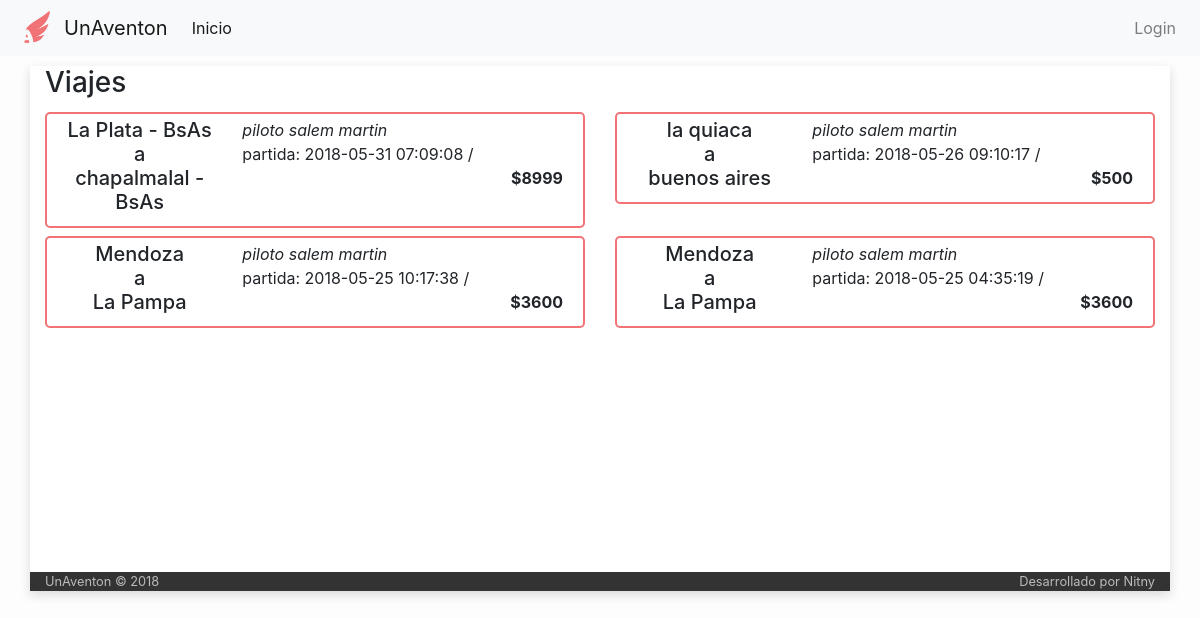
The page / on the database its author committed.
### tables this page shows
CREATE TABLE IF NOT EXISTS `viaje` (
  `idViaje` int(6) NOT NULL AUTO_INCREMENT,
  `idPiloto` int(6) NOT NULL,
  `idVehiculo` int(6) NOT NULL,
  `fecha_publicacion` datetime NOT NULL,
  `fecha_partida` datetime NOT NULL,
  `tipo` varchar(30) NOT NULL,
  `origen` varchar(60) NOT NULL,
  `destino` varchar(60) NOT NULL,
  `costo` int(7) NOT NULL,
  `estado` varchar(20) NOT NULL,
  PRIMARY KEY (`idViaje`)
);

CREATE TABLE IF NOT EXISTS `usuario` (
  `idUser` int(6) NOT NULL AUTO_INCREMENT,
  `email` varchar(50) NOT NULL,
  `clave` varchar(50) NOT NULL,
  `nombre` varchar(50) NOT NULL,
  `apellido` varchar(50) NOT NULL,
  `admin` int(1) NOT NULL,
  PRIMARY KEY (`idUser`)
);

### index.php (called while the page is built, shortened)
<?php
	include ('php/inicio_body.php');
	$router = new Router;
	$vars = $router->get_variables();
	render($vars);
	include ('php/cierre_body.php');

### controller/home.php (the view)
<?php
	function render($vars = [])
	{
		?>
		<div class="row">
			<div class="col-md-12">
				<h3>Viajes</h3>
			</div>
		</div>
		<div class="row">
			<?php
      $conexion=mysqli_connect("localhost","root","","base") or
    		die("Problemas con la conexión a la base de datos");
			$viajes=mysqli_query($conexion,"select *
																						from viaje
																						inner join usuario on viaje.idPiloto = usuario.idUser") or
																						die("Problemas en el select:".mysqli_error($conexion));
						while ($viaje=mysqli_fetch_array($viajes)){
							?>
							<div class='col-md-6'>
								<div class="contenedor_viaje">
									<div class="row">
									<div class="col-md-4">
										<h5 style="text-align: center"><?php echo$viaje['origen']; ?><br> a <br> <?php echo$viaje['destino']; ?> </h5>
									</div>
									<div class="col-md-8">
										<i>piloto <?php echo$viaje['apellido']." ".$viaje['nombre']; ?></i>
										<br>
										partida: <?php echo$viaje['fecha_partida']." / ".$viaje['hora_partida']; ?>
										<br>
										<b class="float-right">$<?php echo$viaje['costo']; ?></b>
									</div>
									</div>
								</div>
							</div>
							<?php
						}
			?>
		</div>
		<br><br><br><br><br><br><br><br><br><br>
		<?php
	}

### css/stylo.css (style rules this page uses)
body { background-color: #fdfdfd; }
.contenedor_viaje { width: 100%; border: 2px solid #f17376; border-radius: 5px; margin: 4px 0px; padding: 4px 20px; background-color: ; transition: 0.2s; }

### rows shown on the page
viaje: origen "La Plata - BsAs", destino "chapalmalal - BsAs", usuario.apellido "salem", usuario.nombre "martin", fecha_partida "2018-05-31 07:09:08", costo "8999"
viaje: origen "la quiaca", destino "buenos aires", usuario.apellido "salem", usuario.nombre "martin", fecha_partida "2018-05-26 09:10:17", costo "500"
viaje: origen "Mendoza", destino "La Pampa", usuario.apellido "salem", usuario.nombre "martin", fecha_partida "2018-05-25 10:17:38", costo "3600"
viaje: origen "Mendoza", destino "La Pampa", usuario.apellido "salem", usuario.nombre "martin", fecha_partida "2018-05-25 04:35:19", costo "3600"
